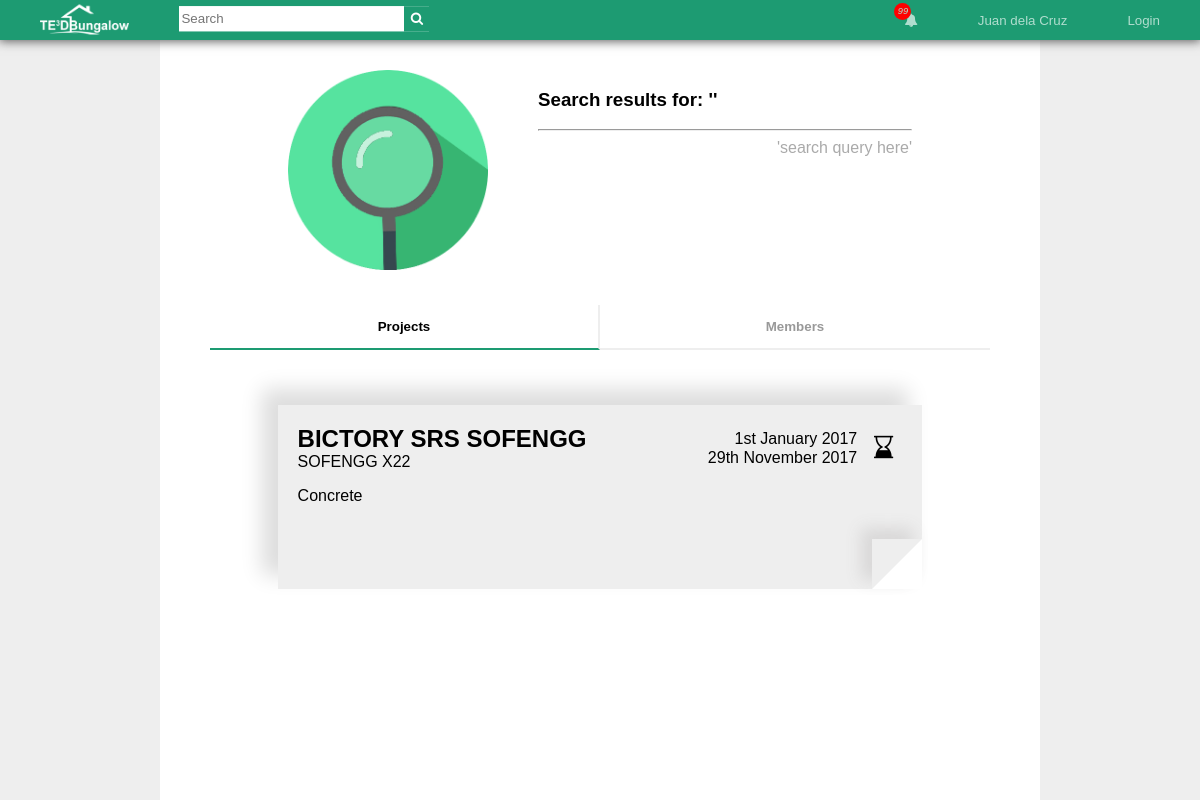
The page /search.php on the database as committed earlier.
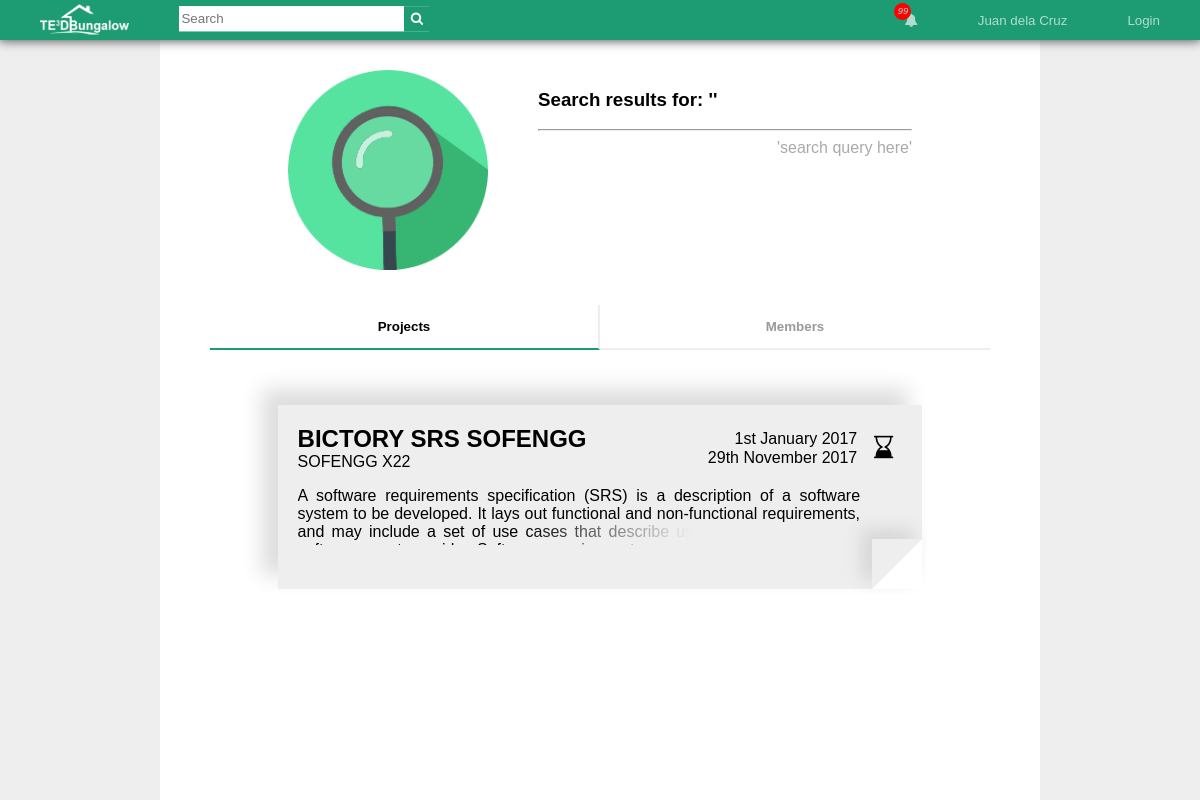
The same page on the database as committed later.
### tables this page shows
CREATE TABLE `tptable` (
  `tpID` int(11) NOT NULL,
  `tpTitle` varchar(99) NOT NULL,
  `tpDesc` varchar(5000) NOT NULL,
  `tpMemberID` varchar(500) DEFAULT NULL,
  `tpSDate` date NOT NULL,
  `tpEDate` date DEFAULT NULL,
  `tpAccessLVL` int(11) NOT NULL,
  `pHead` varchar(50) DEFAULT NULL
);

### html/search.php (the view, shortened to what this page needs)
<?php
    include '../php/dbh.php';
?>
<!DOCTYPE html>
<html>
<link rel="stylesheet" href="https://cdnjs.cloudflare.com/ajax/libs/font-awesome/4.7.0/css/font-awesome.min.css">
<link rel="stylesheet" href="../css/style.css">
<link rel="stylesheet" href="../css/index.css">
</head>
<body>
  <div id="toolbar">
    <div id="logo">
      <a href="index.php"><img src="../images/logo_full.png" height="30px"></a>
    </div>
    <div id="searchBar">
      <form action="search.php" method="POST">
        <input id="searchTerm" type="text" name="search-field" placeholder="Search"/>
        <button id="searchButton" type="submit" name ="search-button">
          <i class="fa fa-search"></i>
        </button>
      </form>
    </div>
    <ul id="toolbarButtons">
      <li><button id="notificationButton" class="toolbarButton" onclick="openNotifications()"><i id="notificationCount">99</i><i class="fa fa-bell"></i></button></li>
      <li><button id="userName" class="toolbarButton" onclick="location.href='profile.html';">Juan dela Cruz</button></li>
  		<li><button class="toolbarButton" onclick="openLogin();">Login</button></li>
    </ul>
  </div>
  <div id="wrap">
    <div id="pageHead">
      <img src="../images/searchlogo.png">
      <?php
        echo "<h3>Search results for: '".$_POST['search-field']."'</h3>"
      ?>
      <hr>
      <p class="pageLegend">
        'search query here'
      </p>
    </div>
    <div id="tabButtons">
      <button id="defaultOpen" class="tabButton half" onclick="openTab(event, 'projects')">Projects</button>
      <button class="tabButton half" onclick="openTab(event, 'members')">Members</button>
    </div>
    <div id="projects" class="tabContent">
      <?php
          $term = $_POST['search-field'];
          $sql = "SELECT * FROM tptable WHERE tpTitle LIKE '%$term%' OR tpDesc LIKE '%$
          term%'";
          $result = mysqli_query($conn,$sql);
          $queryResults = mysqli_num_rows($result);
          if ($queryResults > 0){
            while ($row = mysqli_fetch_assoc($result)){
                  $iClass = "";
                  $projStart = "";
                  $projEnd = "";
                  if($row['tpEDate'] != null && $row['tpEDate'] == $row['tpSDate']){
                    $iClass = "projectStatus fa fa-hourglass";
                    $date = date_create($row['tpSDate']);
                    $projStart = date_format($date, 'jS F Y');
                    $date = date_create($row['tpEDate']);
                    $projEnd = date_format($date, 'jS F Y');
                  }
                  else if($row['tpEDate'] != null && $row['tpEDate'] != $row['tpSDate']){
                    $iClass = "projectStatus fa fa-hourglass-end";
                    $date = date_create($row['tpSDate']);
                    $projStart = date_format($date, 'jS F Y');
                    $date = date_create($row['tpEDate']);
                    $projEnd = date_format($date, 'jS F Y');
                  }
                  else if($row['tpEDate'] == null){
                    $iClass = "projectStatus fa fa-hourglass-2";
                    $date = date_create($row['tpSDate']);
                    $projStart = date_format($date, 'jS F Y');
                  }
                  echo "<div class=\"projectDisplay\">
                  <i class=\"".$iClass."\"></i>
                  <p class=\"projectTitle\">".$row['tpTitle']."
                  <p class=\"projectHead\">".$row['pHead']."
                  <p class=\"projectStart\">".$projStart."
                 <p class=\"projectEnd\">".$projEnd."
                 <p class=\"projectAbstract\">".$row['tpDesc']."
                  <div class=\"cornerFold\">
                  </div>
                  </div>";
            }
          }
      ?>
    </div>
  <div id="wrapbg">
  </div>
</body>
</html>

Rows that differ between the two databases and show on the page:
changed tptable "BICTORY SRS SOFENGG": tpDesc "Concrete" → "A software requirements specification (SRS) is a description of a software system to be developed. It lays out functional and non-functional requirements, and may include a set of use cases that describe user interactions that the…"
